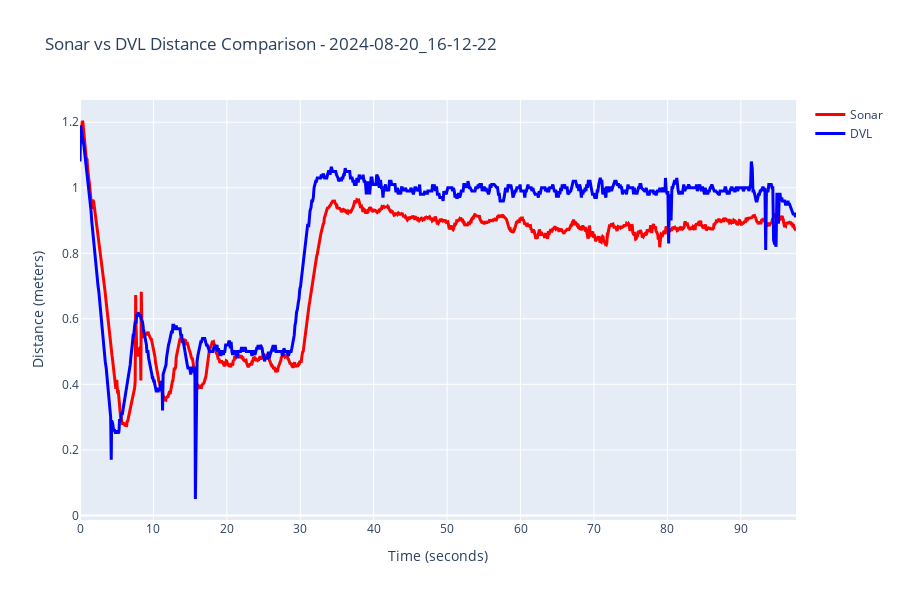

Notebook cell for this chart:
### Code cell
# Compare sonar vs DVL using the sonar_visualization function
print(f"\n" + "=" * 60)
print("SONAR vs DVL COMPARISON")
print("=" * 60)

fig, comparison_stats = compare_sonar_vs_dvl(
    net_analysis_results,
    raw_data,
    sonar_coverage_m=sonar_coverage_meters,
    sonar_image_size=image_shape[0]
)

if fig:
    fig.show()

print(f"\nComparison Statistics:")
for key, value in comparison_stats.items():
    if isinstance(value, float):
        print(f"  {key}: {value:.3f}")
    else:
        print(f"  {key}: {value}")

### Figure 1 — Plotly figure (JSON) as saved in the notebook; plotly's stock layout.template omitted (floating-point values rounded to 4 significant figures; data arrays with more than 128 entries replaced by an {"elided": "..."} marker saying what was removed)
{"data": [{"line": {"color": "red", "width": 3}, "mode": "lines", "name": "Sonar", "type": "scatter", "x": {"elided": "1518 float values"}, "y": {"elided": "1518 float values"}}, {"line": {"color": "blue", "width": 3}, "mode": "lines", "name": "DVL", "type": "scatter", "x": {"elided": "897 float values"}, "y": {"elided": "897 float values"}}], "layout": {"height": 600, "title": {"text": "Sonar vs DVL Distance Comparison - 2024-08-20_16-12-22"}, "xaxis": {"anchor": "y", "domain": [0, 1], "title": {"text": "Time (seconds)"}}, "yaxis": {"anchor": "x", "domain": [0, 1], "title": {"text": "Distance (meters)"}}}}
